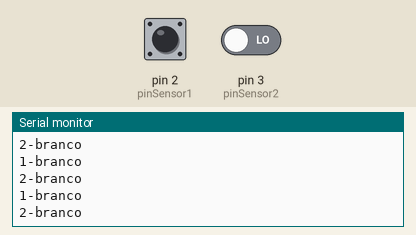
Simulated run of this sketch. Board: Arduino Uno, built with avr-gcc and run on an emulated ATmega328P. Parts: the last lines printed to the serial monitor. The inputs (shaded band) are chosen by the test bench; at power-on: pin 2 (pinSensor1) LOW, pin 3 (pinSensor2) LOW.

Above: at 1.2 s.
1.3 s: pin 2 (pinSensor1) driven HIGH
2.8 s: pin 3 (pinSensor2) driven HIGH
At 3.6 s:
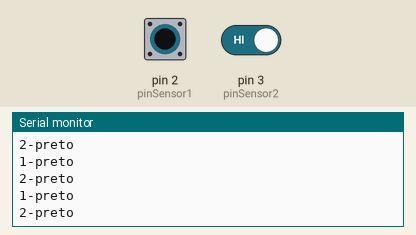
5.8 s: pin 2 (pinSensor1) driven LOW
At 6.7 s:
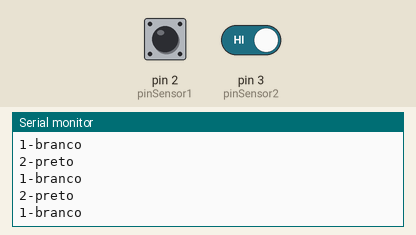
8.8 s: pin 3 (pinSensor2) driven LOW
11.8 s: pin 3 (pinSensor2) driven HIGH
14.8 s: pin 2 (pinSensor1) pulsed HIGH 5 times (0.12 s each, 0.3 s apart)
At 15.8 s:
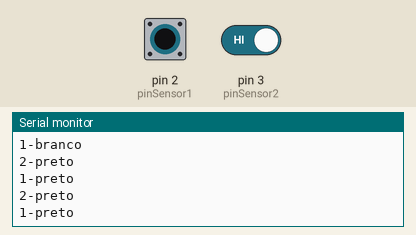

The sketch:

sketch_jun24a.ino
```cpp
#define pinSensor1 2
#define pinSensor2 3

void setup() {
  pinMode (pinSensor1, INPUT);
  Serial.begin(9600);
  pinMode (pinSensor2, INPUT);
  Serial.begin(9600);
}

void loop() {
  bool estadoSensor1 = digitalRead(pinSensor1);
  bool estadoSensor2 = digitalRead(pinSensor2);

  if (estadoSensor1) {
    Serial.println("1-preto");
  } else {
    Serial.println("1-branco");
  }
  if (estadoSensor2) {
    Serial.println("2-preto");
  } else {
    Serial.println("2-branco");
  }

}
```

Measured:
- after the input at 2.8 s, the serial monitor: prints a new line after 0.08 s (image 1)
- after the input at 5.8 s, the serial monitor: prints a new line after 0.07 s (image 2)
- after the input at 14.8 s, the serial monitor: prints a new line after 0.07 s (image 3)
